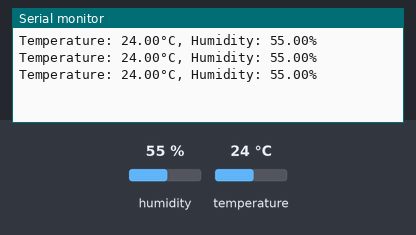
Recording of a sketch running on a simulated Arduino Uno, built with avr-gcc and run on an emulated ATmega328P. On the bench: the last lines printed to the serial monitor. The inputs (shaded band) are chosen by the test bench; at power-on: humidity 55 %, temperature 24 °C.

Above: at 6.8 s.
6.9 s: humidity set to 22 %
At 11.1 s:
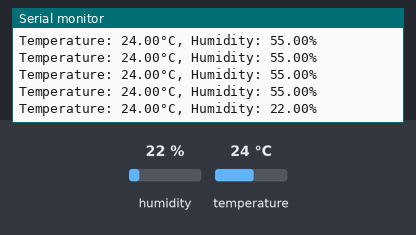
12.3 s: temperature set to 12 °C
At 15.4 s:
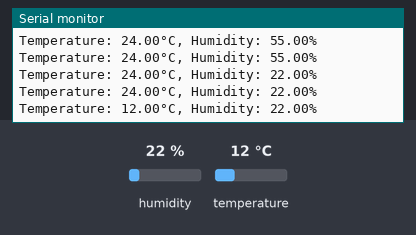
17.7 s: humidity set to 40 %
At 18.4 s:
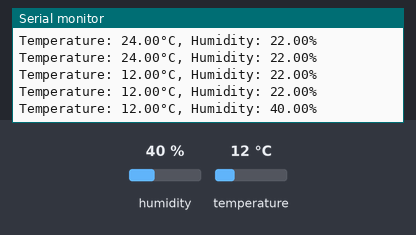
Timing chart, 0 to 20.7 s (numbered marks = the images above; inputs shaded):
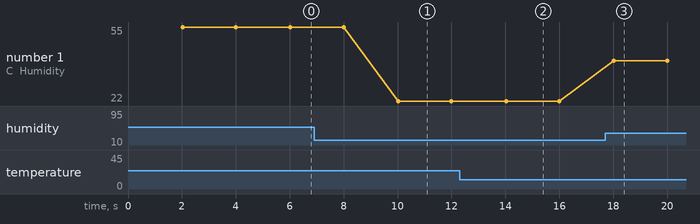

Measured:
- after the input at 6.9 s, the serial monitor: prints a new line after 3.1 s (image 1)
- after the input at 12.3 s, the serial monitor: prints a new line after 1.7 s (image 2)
- after the input at 17.7 s, the serial monitor: prints a new line after 0.32 s (image 3)
- plotted number 1: 55 → 22 after the input at 6.9 s, 22 → 40 after the input at 17.7 s

The sketch:

04_dht11_sensor.ino
```cpp
#include <DHT.h> // include the library for the DHT11 temperature and humidity sensor

#define DHTPIN 2      // sensor data pin connected to digital pin 2
#define DHTTYPE DHT11 // sensor type is DHT11

DHT dht(DHTPIN, DHTTYPE); // initialise the sensor

unsigned long previous_time = 0; // needed for timing with millis()
const int interval = 2000;       // according to the datasheet, wait 2 seconds between readings

void setup() {
  Serial.begin(9600); // standard baud rate for serial communication
  dht.begin();        // configure sensor pins and pull-up timing
}

void loop() {
  unsigned long current_time = millis(); // store the current millis counter value

  if (current_time - previous_time >= interval) { // if a 2-second interval has passed
    previous_time = current_time; // reset the timer for the next interval

    if (dht.read()) { // read data from the sensor
      Serial.print("Temperature: ");
      Serial.print(dht.readTemperature()); // output the temperature value
      Serial.print("°C, Humidity: ");
      Serial.print(dht.readHumidity()); // output the humidity value
      Serial.println("%"); // new line
    }
    else {
      Serial.println("ERROR"); // if no data was received from the sensor
    }
  }
}
```
